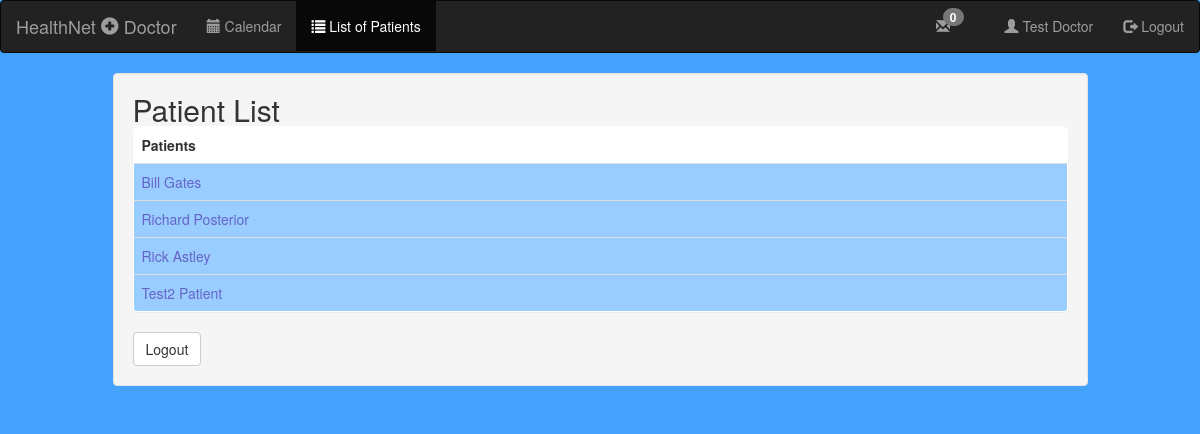
Page /patients/listofpatients/ (signed in) on the committed database.
### patients/models.py (models this page shows)
class Patient(models.Model):
    id = models.UUIDField(primary_key=True, default=uuid.uuid4, editable=False)
    userNameField = models.CharField(max_length=1000)
    firstName = models.CharField(max_length=1000)
    lastName = models.CharField(max_length=1000)
    email = models.EmailField(max_length=1000)
    city = models.CharField(max_length=1000)
    state = models.CharField(max_length=1000)
    address1 = models.CharField(max_length=1000)
    phone = models.CharField(max_length=1000)
    insuranceName = models.CharField(max_length=1000)
    insuranceID = models.CharField(max_length=1000)
    hospital = models.ForeignKey(Hospital)
    emergencyContactFirstName = models.CharField(max_length=1000)
    emergencyContactLastName = models.CharField(max_length=1000)
    emergencyContactPhone = models.CharField(max_length=1000)
    emergencyContactEmail = models.CharField(max_length=1000)
    medicalInformation = models.CharField(max_length=1000)
    isAdmitted = models.BooleanField(default=False)
    def __str__(self):
        return self.firstName + " " +  self.lastName

### patients/views.py (the view)
def ListOfPatients(request):
    return patients.ViewsFolder.ListOfPatients.index(request)

### patients/models.py (called while the page is built)
def get_number_of_unread(person):
    allMessages = PrivateMessage.objects.order_by("dateTime")
    numberUnread = 0
    for message in allMessages:
        if message.receiver == person and message.isUnread == True:
            numberUnread += 1
    return numberUnread

### patients/templates/patients/listOfPatients.html (shortened to what this page needs)
<!DOCTYPE html>
<html lang="en">
<head>
	{% load staticfiles %}
	<link rel="stylesheet" type="text/css" href="{% static 'patients/css/bootstrap.min.css' %}">
	<link rel="stylesheet" type="text/css" href="{% static 'patients/strapify.css' %}">
</head>
<body>
<nav class="navbar navbar-inverse">
  <div class="container-fluid">
    <div class="navbar-header">
      <a href="/" class="navbar-brand">HealthNet <span class="glyphicon glyphicon-plus-sign"></span> {{ pOd | title }}</a>
    </div>
    <div>
      <ul class="nav navbar-nav">
		<li><a href="/calendar">
			<span class="glyphicon glyphicon-calendar"></span>
			Calendar
		</a></li>
		<li class="active"><a href="/listofpatients">
		  <span class="glyphicon glyphicon-list"></span>
		  List of Patients
		</a></li>
      </ul>
	  <ul class="nav navbar-nav navbar-right">
			<li><a href="/messaging">
			  <span class="glyphicon glyphicon-envelope"></span>
			  <span class="badge badge-notification{% if messagenum > 10 %} badge-error{% elif messagenum > 0 %} badge-success{% endif %}">{{ messagenum }}</span>
			</a></li>
			<li>
			  <a>
				<span class="glyphicon glyphicon-user"></span>
				{{ name }}
			  </a>
			</li>
		<li>
			<a href="/logout">
				<span class="glyphicon glyphicon-log-out"></span>
				Logout
			</a>
		</li>
	  </ul>
    </div>
  </div>
</nav>
<div class="container-fluid">
	<div class="well col-md-offset-1 col-md-10">
			<span class="h2">Patient List</span>
		<div class="panel">
		<table class="table">
		  <tr><th>Patients</th></tr>
			{% for patient in patients %}
			<tr>
				<td><a href={{ patient.1 }}>{{ patient.0 }}</a></td>
			</tr>
			{% endfor %}
		</table>
		</div>
		<a href="/logout" class="btn btn-default">Logout</a>
	</div>
</div>
</body>
</html>

### patients/static/patients/strapify.css (style rules this page uses)
a { color: rgb(100,100,200); }
th { background-color: #FFF; }
.badge-notification { position: relative; top: -11px; left: -11px; }

### rows in the picture
Patient: firstName+lastName "Bill Gates"
Patient: firstName+lastName "Richard Posterior"
Patient: firstName+lastName "Rick Astley"
Patient: firstName+lastName "Test2 Patient"

### other values in the picture
{{ pOd | title }} "Doctor"
{{ messagenum }} "0"
{{ name }} "Test Doctor"
